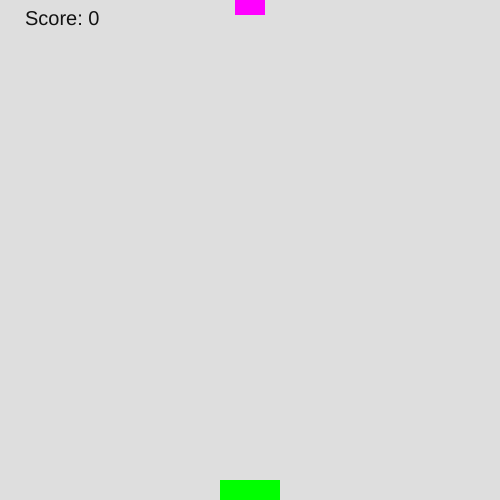
Frame 1 (no input)
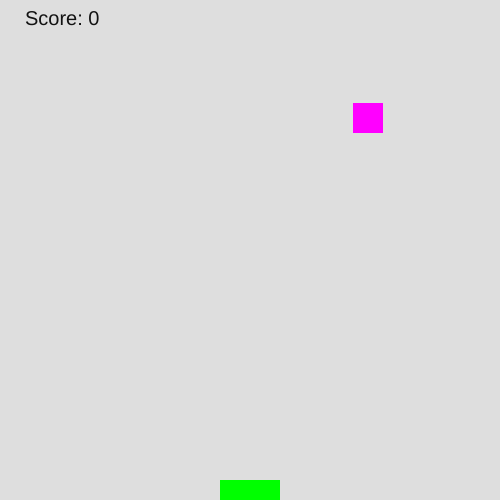
Frame 60 (no input)
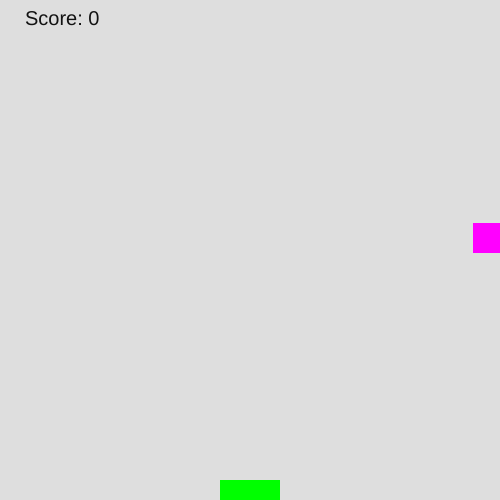
Frame 120 (the mouse pressed at the canvas centre since frame 60)

The p5.js sketch that drew these frames (run headless with seeded random() and noise() and a simulated clock; from frame 60 on, the mouse is pressed at the canvas centre):

// p5.js sketch
// ── sketch.js
let xPos = 250;
let yPos = 0;
let xSpeed = 2;
let xDir = 1;
let ySpeed = 2;
let score = 0;

function setup() {
	createCanvas(500, 500);

	noStroke();

	rectMode(CENTER);
}

function draw() {
	background(222);

	// draw goal
	fill(0, 255, 0);
	rect(250, 490, 60, 20);

	// draw ball
	fill(255, 0, 255);
	rect(xPos, yPos, 30, 30);

	// draw score
	fill(18);
	textSize(20);
	text("Score: " + score, 25, 25);

	// check if in goal
	if (xPos >= 250 && xPos <= 310 && yPos + 30 >= 490 && yPos <= 510) {
		score++;
		// reset position and speed
		xPos = random(15, 485);
		yPos = 0;
		xSpeed = random(-5, 5);
		ySpeed = random(0, 10);
	}

	// move forward
	xPos += xSpeed * xDir;
	yPos += ySpeed;

	// wrap around if boundary exceeded
	if (xPos < 0) {
		xPos = 500;
	}
	if (xPos > 500) {
		xPos = 0;
	}
	if (yPos > 500) {
		yPos = 0;
		score--;
	}
	console.log(score);
}

function mouseClicked() {
	xSpeed = random(0, 5);
	xDir *= -1;
	ySpeed = random(0, 5);
}
